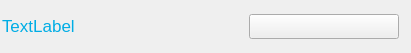
<?xml version="1.0" encoding="UTF-8"?>
<ui version="4.0">
 <class>ActParaItem_bit</class>
 <widget class="QWidget" name="ActParaItem_bit">
  <property name="geometry">
   <rect>
    <x>0</x>
    <y>0</y>
    <width>411</width>
    <height>53</height>
   </rect>
  </property>
  <property name="minimumSize">
   <size>
    <width>336</width>
    <height>38</height>
   </size>
  </property>
  <property name="maximumSize">
   <size>
    <width>16777215</width>
    <height>53</height>
   </size>
  </property>
  <property name="windowTitle">
   <string>Form</string>
  </property>
  <property name="styleSheet">
   <string notr="true"/>
  </property>
  <layout class="QHBoxLayout" name="horizontalLayout">
   <property name="spacing">
    <number>35</number>
   </property>
   <property name="leftMargin">
    <number>0</number>
   </property>
   <property name="topMargin">
    <number>0</number>
   </property>
   <property name="rightMargin">
    <number>10</number>
   </property>
   <property name="bottomMargin">
    <number>0</number>
   </property>
   <item>
    <widget class="QLabel" name="lblParaName">
     <property name="minimumSize">
      <size>
       <width>210</width>
       <height>30</height>
      </size>
     </property>
     <property name="maximumSize">
      <size>
       <width>210</width>
       <height>30</height>
      </size>
     </property>
     <property name="font">
      <font>
       <pointsize>13</pointsize>
      </font>
     </property>
     <property name="styleSheet">
      <string notr="true">color: #00ADE5;</string>
     </property>
     <property name="text">
      <string>TextLabel</string>
     </property>
    </widget>
   </item>
   <item>
    <widget class="QPushButton" name="btnPara">
     <property name="minimumSize">
      <size>
       <width>150</width>
       <height>25</height>
      </size>
     </property>
     <property name="maximumSize">
      <size>
       <width>150</width>
       <height>25</height>
      </size>
     </property>
     <property name="font">
      <font>
       <pointsize>12</pointsize>
       <weight>50</weight>
       <italic>false</italic>
       <bold>false</bold>
      </font>
     </property>
     <property name="focusPolicy">
      <enum>Qt::NoFocus</enum>
     </property>
     <property name="styleSheet">
      <string notr="true">/*background-color:#272A5E;
color: rgb(45, 214, 218);
border:2px solid #238dff;
border-radius:4px;font:12pt;
text-align : left;*/

color: #FFFFFF;
border-image: url(:/image/border2.png);</string>
     </property>
     <property name="text">
      <string/>
     </property>
     <property name="iconSize">
      <size>
       <width>35</width>
       <height>35</height>
      </size>
     </property>
    </widget>
   </item>
  </layout>
 </widget>
 <resources/>
 <connections/>
</ui>
